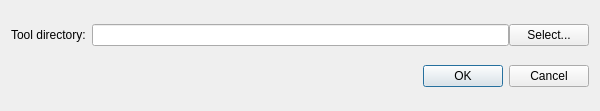
<?xml version="1.0" encoding="UTF-8"?>
<ui version="4.0">
 <class>Dialog</class>
 <widget class="QDialog" name="Dialog">
  <property name="geometry">
   <rect>
    <x>0</x>
    <y>0</y>
    <width>600</width>
    <height>111</height>
   </rect>
  </property>
  <property name="sizePolicy">
   <sizepolicy hsizetype="Preferred" vsizetype="Minimum">
    <horstretch>0</horstretch>
    <verstretch>0</verstretch>
   </sizepolicy>
  </property>
  <property name="windowTitle">
   <string>Preferences</string>
  </property>
  <layout class="QVBoxLayout" name="verticalLayout">
   <item>
    <layout class="QGridLayout" name="gridLayout">
     <item row="0" column="0">
      <widget class="QLabel" name="label">
       <property name="text">
        <string>Tool directory:</string>
       </property>
      </widget>
     </item>
     <item row="0" column="1">
      <layout class="QHBoxLayout" name="horizontalLayout">
       <property name="spacing">
        <number>0</number>
       </property>
       <item>
        <widget class="QLineEdit" name="lineEditToolPath"/>
       </item>
       <item>
        <widget class="QPushButton" name="pushButtonToolPath">
         <property name="text">
          <string>Select...</string>
         </property>
        </widget>
       </item>
      </layout>
     </item>
    </layout>
   </item>
   <item>
    <widget class="QDialogButtonBox" name="buttonBox">
     <property name="orientation">
      <enum>Qt::Horizontal</enum>
     </property>
     <property name="standardButtons">
      <set>QDialogButtonBox::Cancel|QDialogButtonBox::Ok</set>
     </property>
    </widget>
   </item>
  </layout>
 </widget>
 <resources/>
 <connections>
  <connection>
   <sender>buttonBox</sender>
   <signal>accepted()</signal>
   <receiver>Dialog</receiver>
   <slot>accept()</slot>
   <hints>
    <hint type="sourcelabel">
     <x>248</x>
     <y>254</y>
    </hint>
    <hint type="destinationlabel">
     <x>157</x>
     <y>274</y>
    </hint>
   </hints>
  </connection>
  <connection>
   <sender>buttonBox</sender>
   <signal>rejected()</signal>
   <receiver>Dialog</receiver>
   <slot>reject()</slot>
   <hints>
    <hint type="sourcelabel">
     <x>316</x>
     <y>260</y>
    </hint>
    <hint type="destinationlabel">
     <x>286</x>
     <y>274</y>
    </hint>
   </hints>
  </connection>
 </connections>
</ui>
